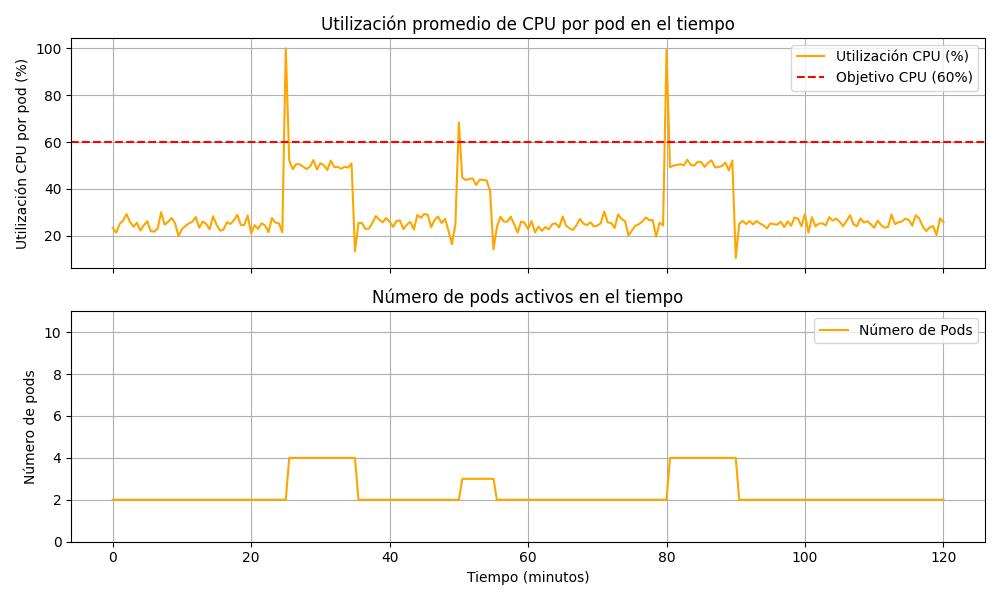

Source code (Python):
import numpy as np
import matplotlib.pyplot as plt

# Parámetros de simulación
total_time_minutes = 120  # tiempo total de simulación en minutos (2 horas)
dt = 0.5  # paso de tiempo en minutos (0.5 min = 30 segundos por paso)
num_steps = int(total_time_minutes / dt) + 1  # cantidad de instantes de tiempo simulados

# Setpoint (objetivo) de utilización de CPU (fracción de 1, es decir 0.60 = 60%)
cpu_target = 0.60

# Límite mínimo y máximo de pods
min_pods = 2
max_pods = 10

# Tiempo de enfriamiento (cooldown) en minutos para evitar escalados muy seguidos
cooldown_minutes = 5  # por ejemplo, 5 minutos de espera mínima entre escalados
cooldown_steps = int(cooldown_minutes / dt)

# Función que modela la carga del sistema (con picos y caídas en el tiempo)
def carga_sistema(t):
    """
    Devuelve la carga total relativa a la capacidad de un pod en el tiempo t (minutos).
    Incluye una carga base y picos de carga en ciertos intervalos de tiempo.
    """
    # Carga base (por ejemplo, 0.5 corresponde a 50% de uso de un pod)
    carga = 0.5
    # Pico 1: alta carga entre 25 y 35 minutos
    if 25 <= t < 35:
        carga += 1.5  # aumento de carga (pico alto)        
    # Pico 2: carga moderada entre 50 y 55 minutos
    if 50 <= t < 55:
        carga += 0.8  # aumento de carga (pico moderado)
    # Pico 3: alta carga entre 80 y 90 minutos
    if 80 <= t < 90:
        carga += 1.5  # aumento de carga (segundo pico alto)

    # "Ruido" pero con cooldown, por lo que el mismo deberia amortiguar la reacción y no sobree
    carga += np.random.normal(0, 0.05)

    return carga

# Arreglos para almacenar resultados en el tiempo
tiempos = np.arange(0, total_time_minutes + 0.0001, dt)  # vector de tiempo en minutos
uso_cpu = np.zeros_like(tiempos)    # utilización de CPU por pod (fracción de 1)
cantidad_pods = np.zeros_like(tiempos)  # número de pods activos

# Condiciones iniciales
pods_actuales = min_pods  # iniciar con el número mínimo de pods
ultimo_escaleo = -cooldown_steps  # indicador de último paso donde se escaló (inicializar negativo para permitir escalar al inicio)

# Bucle de simulación en pasos de dt
for i, t in enumerate(tiempos):
    # 1. Calcular carga actual del sistema
    carga_total = carga_sistema(t)
    # 2. Calcular utilización promedio de CPU por pod
    uso_actual = carga_total / pods_actuales
    # Guardar métricas actuales en los arreglos de resultados
    uso_cpu[i] = uso_actual
    cantidad_pods[i] = pods_actuales
    # 3. Controlador proporcional: decidir si escalar según CPU vs objetivo
    if i - ultimo_escaleo >= cooldown_steps:
        # Calcular réplicas deseadas según la fórmula proporcional
        replicas_deseadas = pods_actuales * (uso_actual / cpu_target)
        # Redondear hacia arriba para no infra-provisionar (ceil asegura cubrir la carga)
        nuevos_pods = int(np.ceil(replicas_deseadas))
        # Aplicar límites mínimo y máximo
        if nuevos_pods < min_pods:
            nuevos_pods = min_pods
        if nuevos_pods > max_pods:
            nuevos_pods = max_pods
        # Si hay un cambio en la cantidad de pods, aplicar escalado
        if nuevos_pods != pods_actuales:
            pods_actuales = nuevos_pods
            ultimo_escaleo = i  # registrar el paso en que se escala
# Fin del bucle de simulación

# Graficar resultados
fig, (ax1, ax2) = plt.subplots(2, 1, figsize=(10,6), sharex=True)
# Gráfico de utilización de CPU (% por pod)
ax1.plot(tiempos, uso_cpu * 100, color='orange', label='Utilización CPU (%)')
ax1.axhline(cpu_target * 100, color='r', linestyle='--', label='Objetivo CPU (60%)')
ax1.set_ylabel('Utilización CPU por pod (%)')
ax1.set_title('Utilización promedio de CPU por pod en el tiempo')
ax1.legend(loc='upper right')
ax1.grid(True)
# Gráfico del número de pods activos
ax2.plot(tiempos, cantidad_pods, color='orange', label='Número de Pods')
ax2.set_ylabel('Número de pods')
ax2.set_xlabel('Tiempo (minutos)')
ax2.set_title('Número de pods activos en el tiempo')
ax2.set_ylim(0, max_pods + 1)
ax2.legend(loc='upper right')
ax2.grid(True)
plt.tight_layout()
plt.show()
